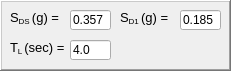
      <widget class="QFrame" name="SeismicDataASCE_7_16">
       <property name="geometry">
        <rect>
         <x>450</x>
         <y>100</y>
         <width>231</width>
         <height>71</height>
        </rect>
       </property>
       <property name="frameShape">
        <enum>QFrame::WinPanel</enum>
       </property>
       <property name="frameShadow">
        <enum>QFrame::Raised</enum>
       </property>
       <widget class="QLabel" name="label_39">
        <property name="geometry">
         <rect>
          <x>10</x>
          <y>10</y>
          <width>51</width>
          <height>16</height>
         </rect>
        </property>
        <property name="font">
         <font>
          <family>Arial</family>
          <pointsize>10</pointsize>
          <weight>50</weight>
          <italic>false</italic>
          <bold>false</bold>
         </font>
        </property>
        <property name="text">
         <string>&lt;html&gt;&lt;head/&gt;&lt;body&gt;&lt;p&gt;S&lt;span style=&quot; vertical-align:sub;&quot;&gt;DS  &lt;/span&gt;(g) =&lt;/p&gt;&lt;/body&gt;&lt;/html&gt;</string>
        </property>
       </widget>
       <widget class="QLabel" name="label_43">
        <property name="geometry">
         <rect>
          <x>120</x>
          <y>10</y>
          <width>51</width>
          <height>16</height>
         </rect>
        </property>
        <property name="font">
         <font>
          <family>Arial</family>
          <pointsize>10</pointsize>
          <weight>50</weight>
          <italic>false</italic>
          <bold>false</bold>
         </font>
        </property>
        <property name="text">
         <string>&lt;html&gt;&lt;head/&gt;&lt;body&gt;&lt;p&gt;S&lt;span style=&quot; vertical-align:sub;&quot;&gt;D1  &lt;/span&gt;(g) =&lt;/p&gt;&lt;/body&gt;&lt;/html&gt;</string>
        </property>
       </widget>
       <widget class="QLabel" name="label_44">
        <property name="geometry">
         <rect>
          <x>10</x>
          <y>40</y>
          <width>61</width>
          <height>16</height>
         </rect>
        </property>
        <property name="font">
         <font>
          <family>Arial</family>
          <pointsize>10</pointsize>
          <weight>50</weight>
          <italic>false</italic>
          <bold>false</bold>
         </font>
        </property>
        <property name="text">
         <string>&lt;html&gt;&lt;head/&gt;&lt;body&gt;&lt;p&gt;T&lt;span style=&quot; vertical-align:sub;&quot;&gt;L  &lt;/span&gt;(sec) =&lt;/p&gt;&lt;/body&gt;&lt;/html&gt;</string>
        </property>
       </widget>
       <widget class="QLineEdit" name="Sds">
        <property name="geometry">
         <rect>
          <x>70</x>
          <y>10</y>
          <width>41</width>
          <height>20</height>
         </rect>
        </property>
        <property name="text">
         <string>0.357</string>
        </property>
        <property name="placeholderText">
         <string>4.0</string>
        </property>
       </widget>
       <widget class="QLineEdit" name="Sd1">
        <property name="geometry">
         <rect>
          <x>180</x>
          <y>10</y>
          <width>41</width>
          <height>20</height>
         </rect>
        </property>
        <property name="text">
         <string>0.185</string>
        </property>
        <property name="placeholderText">
         <string>4.0</string>
        </property>
       </widget>
       <widget class="QLineEdit" name="Tl">
        <property name="geometry">
         <rect>
          <x>70</x>
          <y>40</y>
          <width>41</width>
          <height>20</height>
         </rect>
        </property>
        <property name="text">
         <string>4.0</string>
        </property>
        <property name="placeholderText">
         <string>4.0</string>
        </property>
       </widget>
      </widget>
